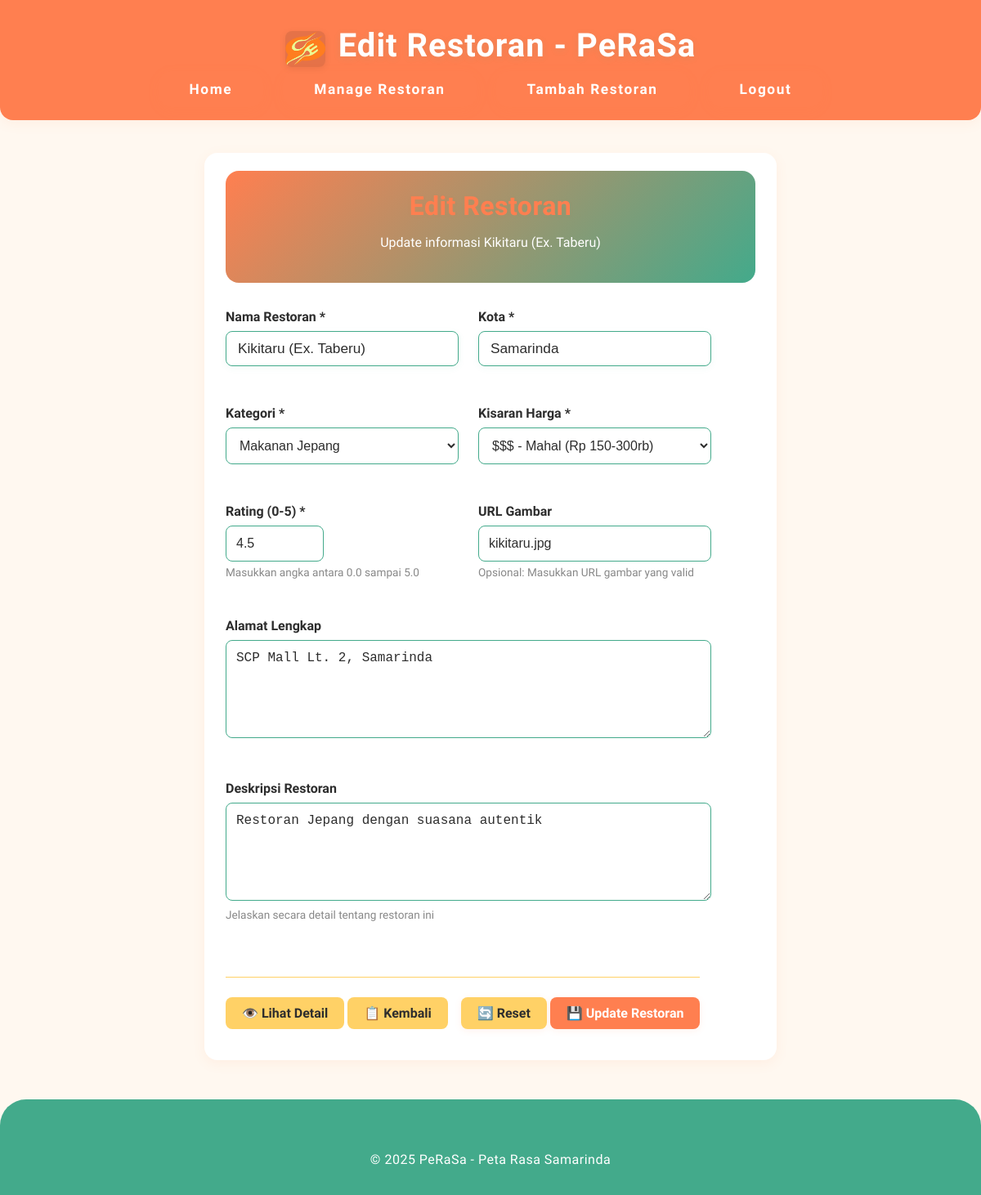
The page /crud_edit.php?id=1 (signed in) on the database its author committed.
### tables this page shows
CREATE TABLE IF NOT EXISTS restaurants (
    id INT AUTO_INCREMENT PRIMARY KEY,
    name VARCHAR(255) NOT NULL,
    description TEXT,
    address TEXT,
    city VARCHAR(100) NOT NULL,
    category VARCHAR(100) NOT NULL,
    price_range ENUM('$', '$$', '$$$', '$$$$') DEFAULT '$$',
    rating DECIMAL(2,1) DEFAULT 0.0,
    image VARCHAR(255),
    created_at TIMESTAMP DEFAULT CURRENT_TIMESTAMP,
    updated_at TIMESTAMP DEFAULT CURRENT_TIMESTAMP ON UPDATE CURRENT_TIMESTAMP
);

### models/Restaurant.php (called while the page is built, shortened)
<?php
class Restaurant {
    private $conn;
    private $table_name = "restaurants";
    public $id;
    public function __construct($db) {
        $this->conn = $db;
    }
    public function readOne() {
        $query = "SELECT * FROM " . $this->table_name . " WHERE id = :id LIMIT 0,1";
        $stmt = $this->conn->prepare($query);
        $stmt->bindParam(":id", $this->id);
        $stmt->execute();
        $row = $stmt->fetch(PDO::FETCH_ASSOC);
        if($row) {
            $this->name = $row['name'];
            $this->description = $row['description'];
            $this->address = $row['address'];
            $this->city = $row['city'];
            $this->category = $row['category'];
            $this->price_range = $row['price_range'];
            $this->rating = $row['rating'];
            $this->image = $row['image'];
            return true;
        }
        return false;
    }
}
?>

### crud_edit.php (the view, shortened to what this page needs)
<?php
$database = new Database();
$db = $database->getConnection();
$restaurant = new Restaurant($db);
$id = isset($_GET['id']) ? (int)$_GET['id'] : 0;
$restaurant->id = $id;
if(!$restaurant->readOne()) {
    showMessage('error', 'Restoran tidak ditemukan!');
    redirect('crud_index.php');
}
?>
<!DOCTYPE html>
<html lang="id">
<head>
    <link rel="stylesheet" href="css/style.css">
</head>
<body>
    <header class="text-center">
        <div class="header-title-logo">
            <img src="img/_PerasaLogo.png" alt="Logo PeRaSa" class="logo-small">
            <h1>Edit Restoran - PeRaSa</h1>
        </div>
        <nav>
            <ul>
                <li id="nav-menu"><a href="index.php">Home</a></li>
                <li id="nav-menu"><a href="crud_index.php">Manage Restoran</a></li>
                <li id="nav-menu"><a href="crud_create.php">Tambah Restoran</a></li>
                <li id="nav-menu"><a href="logout.php">Logout</a></li>
            </ul>
        </nav>
    </header>
    <main>
        <div class="form-container">
            <section class="card">
                <div class="form-header">
                    <h2>Edit Restoran</h2>
                    <p>Update informasi <?php echo $restaurant->name; ?></p>
                </div>
                <form method="POST" action="crud_edit.php?id=<?php echo $id; ?>" id="editForm">
                    <div class="form-grid">
                        <div class="form-group">
                            <label for="name">Nama Restoran *</label>
                            <input type="text" class="form-control" id="name" name="name"
                                   value="<?php echo htmlspecialchars($restaurant->name); ?>"
                                   required placeholder="Masukkan nama restoran">
                        </div>
                        <div class="form-group">
                            <label for="city">Kota *</label>
                            <input type="text" class="form-control" id="city" name="city"
                                   value="<?php echo htmlspecialchars($restaurant->city); ?>"
                                   required placeholder="Contoh: Samarinda">
                        </div>
                        <div class="form-group">
                            <label for="category">Kategori *</label>
                            <select class="form-control" id="category" name="category" required>
                                <option value="Jepang" <?php echo $restaurant->category == 'Jepang' ? 'selected' : ''; ?>>Makanan Jepang</option>
                            </select>
                        </div>
                        <div class="form-group">
                            <label for="price_range">Kisaran Harga *</label>
                            <select class="form-control" id="price_range" name="price_range" required>
                                <option value="$$$" <?php echo $restaurant->price_range == '$$$' ? 'selected' : ''; ?>>$$$ - Mahal (Rp 150-300rb)</option>
                            </select>
                        </div>
                        <div class="form-group">
                            <label for="rating">Rating (0-5) *</label>
                            <input type="number" class="form-control rating-input" id="rating" name="rating"
                                   min="0" max="5" step="0.1"
                                   value="<?php echo $restaurant->rating; ?>" required>
                            <div class="form-help">Masukkan angka antara 0.0 sampai 5.0</div>
                        </div>
                        <div class="form-group">
                            <label for="image">URL Gambar</label>
                            <input type="url" class="form-control" id="image" name="image"
                                   value="<?php echo htmlspecialchars($restaurant->image); ?>"
                                   placeholder="https://example.com/image.jpg"
                                   oninput="previewImage(this.value)">
                            <div class="form-help">Opsional: Masukkan URL gambar yang valid</div>
                        </div>
                        <div class="form-group full-width">
                            <label for="address">Alamat Lengkap</label>
                            <textarea class="form-control" id="address" name="address"
                                      placeholder="Masukkan alamat lengkap restoran"><?php echo htmlspecialchars($restaurant->address); ?></textarea>
                        </div>
                        <div class="form-group full-width">
                            <label for="description">Deskripsi Restoran</label>
                            <textarea class="form-control" id="description" name="description"
                                      placeholder="Deskripsikan restoran, menu spesial, suasana, dll."><?php echo htmlspecialchars($restaurant->description); ?></textarea>
                            <div class="form-help">Jelaskan secara detail tentang restoran ini</div>
                        </div>
                    </div>
                    <div class="form-actions">
                        <div>
                            <a href="crud_detail.php?id=<?php echo $id; ?>" class="btn btn-secondary">👁️ Lihat Detail</a>
                            <a href="crud_index.php" class="btn btn-secondary">📋 Kembali</a>
                        </div>
                        <div>
                            <button type="reset" class="btn btn-secondary">🔄 Reset</button>
                            <button type="submit" class="btn btn-primary">💾 Update Restoran</button>
                        </div>
                    </div>
                </form>
            </section>
        </div>
    </main>
    <footer>
        <p class="text-center">&copy; 2025 PeRaSa - Peta Rasa Samarinda</p>
    </footer>
</body>
</html>

### css/style.css (style rules this page uses)
.header-title-logo { display: flex; align-items: center; justify-content: center; gap: 16px; }
.logo-small { height: 44px; width: auto; object-fit: contain; border-radius: 8px; box-shadow: 0 2px 8px rgba(0,0,0,0.08); }
:root { --primary-color: #ff7f50; --secondary-color: #ffd166; --accent-color: #43aa8b; --background-color: #fff8f0; --header-footer-bg: var(--primary-color); --header-footer-text: #fff; --card-bg: #fff; --text-color: #2d2d2d; --muted-color: #888; --border-radius: 16px; --shadow: 0 4px 16px rgba(255,127,80,0.08); --transition: 0.2s ease; --max-width: 1100px; }
body { font-family: "Chela One", system-ui; background: var(--background-color); color: var(--text-color); margin: 0; padding: 0; }
header { background: var(--header-footer-bg); color: var(--header-footer-text); padding: 32px 0 16px 0; box-shadow: var(--shadow); border-bottom-left-radius: 1rem; border-bottom-right-radius: 1rem; }
header h1 { margin: 0 0 8px 0; font-size: 2.5rem; text-align: center; letter-spacing: 1px; font-weight: 700; text-shadow: 0 2px 8px rgba(67,170,139,0.12); }
nav ul { border-radius: 0px; display: flex; justify-content: center; gap: 24px; list-style: none; padding: 0; margin: 0; }
nav ul li { background: rgba(255, 209, 102, 0.60); }
nav a { color: var(--header-footer-text); text-decoration: none; font-weight: 600; padding: 8px 18px; border-radius: 8px; transition: background var(--transition), color var(--transition), box-shadow var(--transition); font-size: 1.08rem; }
main { max-width: var(--max-width); margin: 40px auto; padding: 0 16px; }
section { margin-bottom: 36px; }
h2 { font-size: 1.7rem; margin-bottom: 18px; color: var(--primary-color); font-weight: 700; letter-spacing: 0.5px; text-shadow: 0 1px 4px rgba(255,127,80,0.08); }
.logo-small { background: rgba(0,0,0,0.10); }
form { display: flex; gap: 12px; flex-wrap: wrap; margin-bottom: 16px; }
input[type="text"] { padding: 10px 14px; border: 1.5px solid var(--accent-color); border-radius: 8px; font-size: 1.08rem; flex: 1 1 180px; background: #fff; transition: border var(--transition), box-shadow var(--transition); box-shadow: 0 2px 8px rgba(67,170,139,0.07); }
button { background: linear-gradient(90deg, var(--primary-color) 70%, var(--accent-color) 100%); color: var(--header-footer-text); border: none; border-radius: 8px; padding: 10px 26px; font-size: 1.08rem; cursor: pointer; font-weight: 600; box-shadow: 0 2px 8px rgba(255,127,80,0.10); transition: background var(--transition), color var(--transition), box-shadow var(--transition); }
#nav-menu { background: none; }
ul { list-style: none; padding: 0; margin: 0; display: flex; flex-wrap: wrap; gap: 16px; }
ul li { background: var(--secondary-color); border-radius: var(--border-radius); box-shadow: var(--shadow); padding: 12px 20px; font-size: 1.05rem; transition: box-shadow var(--transition), background var(--transition); }
ul li a { color: var(--header-footer-text); letter-spacing: 0.1rem; text-decoration: none; font-weight: 600; }
footer { background: var(--accent-color); color: var(--header-footer-text); padding: 40px 0 18px 0; margin-top: 48px; border-top-left-radius: 32px; border-top-right-radius: 32px; letter-spacing: 0.1rem; }
footer p { text-align: center; margin-top: 24px; font-size: 1em; color: var(--header-footer-text); letter-spacing: 0.5px; }
.card { background: var(--card-bg); border-radius: var(--border-radius); box-shadow: var(--shadow); padding: 22px 26px; }
.text-center { text-align: center; }
.form-group { margin-bottom: 1.5rem; }
.form-group label { display: block; margin-bottom: 0.5rem; font-weight: bold; color: var(--text-color); }
.form-control { width: 100%; padding: 12px; border: 1.5px solid var(--accent-color); border-radius: 8px; font-size: 1rem; background: var(--card-bg); color: var(--text-color); transition: border var(--transition), box-shadow var(--transition); box-sizing: border-box; }
textarea.form-control { min-height: 100px; resize: vertical; }
.btn { padding: 10px 20px; border: none; border-radius: 8px; cursor: pointer; font-weight: 600; text-decoration: none; display: inline-block; text-align: center; transition: all var(--transition); font-family: "Chela One", system-ui; font-size: 1rem; }
.btn-primary { background: var(--primary-color); color: white; }
.btn-secondary { background: var(--secondary-color); color: var(--text-color); }
.form-actions { display: flex; gap: 1rem; justify-content: flex-end; margin-top: 2rem; flex-wrap: wrap; }

### rows shown on the page
restaurants: name "Kikitaru (Ex. Taberu)", city "Samarinda", category "Makanan Jepang", price_range "$$$ - Mahal (Rp 150-300rb)", rating "4.5", image "kikitaru.jpg", address "SCP Mall Lt. 2, Samarinda", description "Restoran Jepang dengan suasana autentik"
